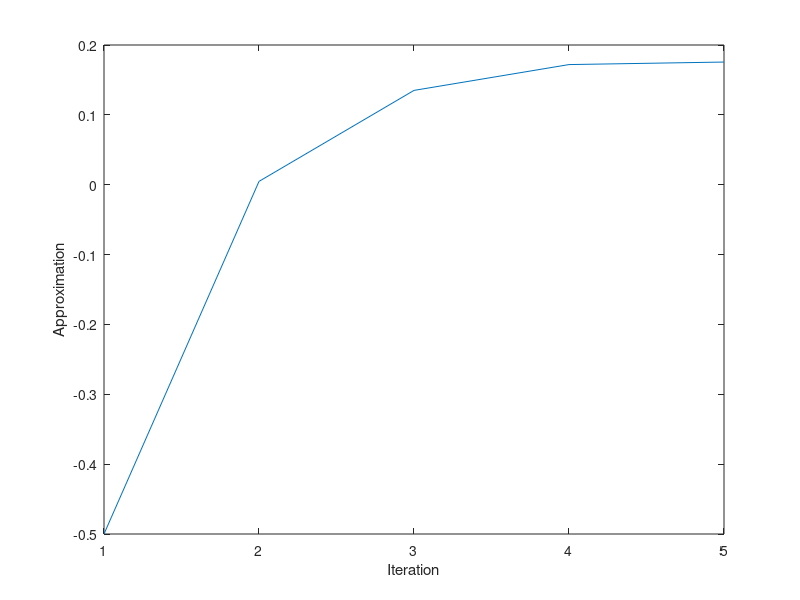

The MATLAB script that drew this image:
% EMTH171
% Finally using Newton's method

clear
clc

% Start variables

f = @(x)  2 .* x .^ 4 - x .^ 3 - 4 .* x .^ 2 + 3.* x - (2 / 5);
d = @(x) 8 .* x .^ 3 - 3.* x .^ 2 - 8.* x + 3;
x = -0.5;
N = 20;


myArray(1) = x;
count = 2;

residualArray(1) = abs(0 - f(x));
differenceArray = zeros(1, N);
tol = 1* 10 ^(-2);

% Start for loop

for ii = 1 : N
     x = x - (f(x) / d(x));
     myArray(count) = x;
     residualArray(count) = abs(0 - f(x));
     differenceArray(ii) = abs(myArray(count) - myArray(count - 1));
     if abs(f(x)) < tol & abs(myArray(count) - myArray(count-1)) < tol
         break
     end
     
     count = count + 1;
     
end

final = myArray(length(myArray));
iterations = count - 1;

xArray = 1:(length(myArray));
yArray = myArray;


figure(1)
plot(xArray,yArray);
xlabel('Iteration')
ylabel('Approximation')



